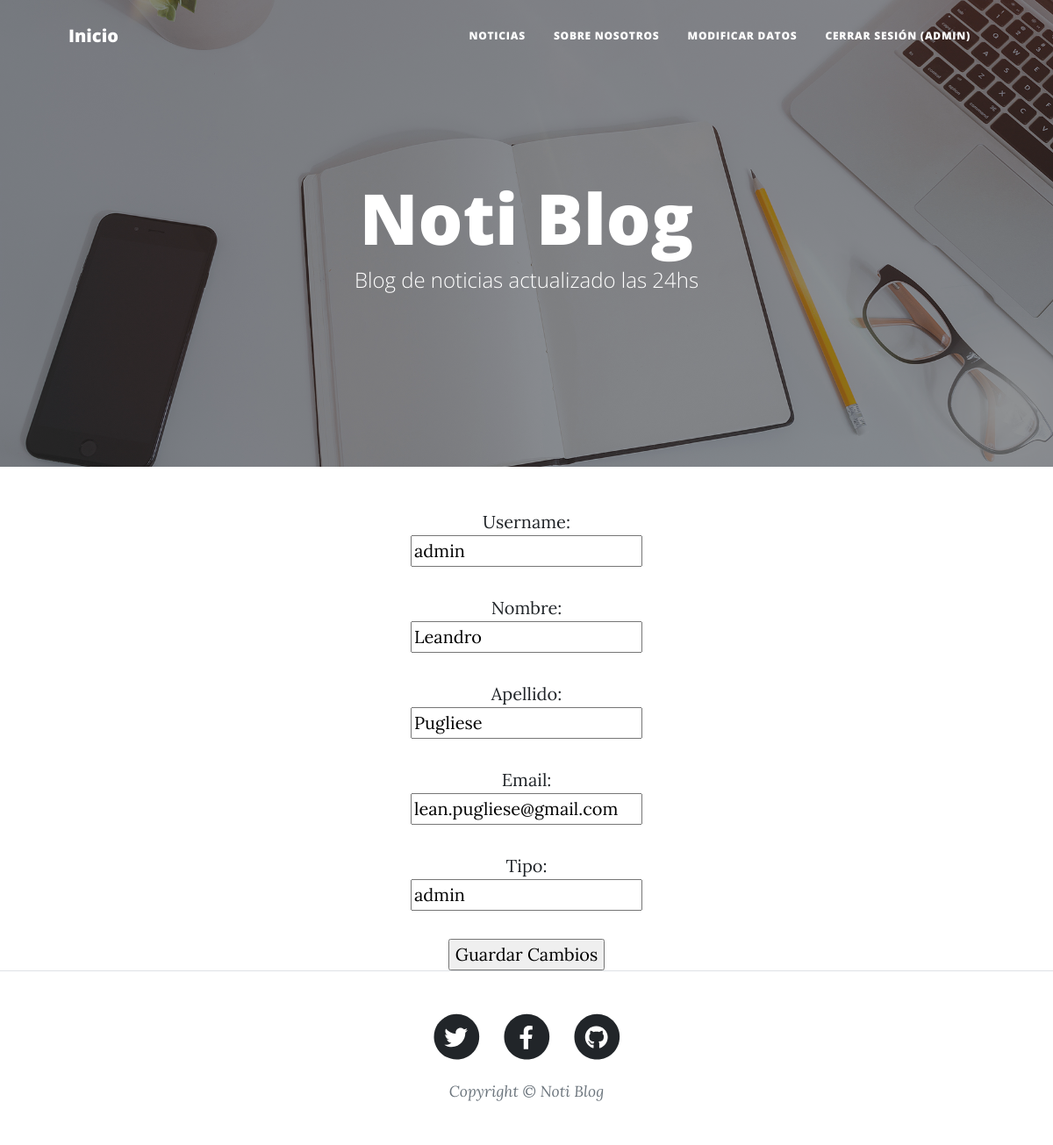
The app's page /PlayApp/usuario_update/ (signed in) with its own data.
### PlayApp/models.py (models this page shows, shortened)
class Usuario(AbstractBaseUser):
    username = models.CharField(max_length=40, unique=True)
    nombre = models.CharField(max_length=40)
    apellido = models.CharField(max_length=40)
    email = models.EmailField(max_length=254, verbose_name="email", unique=True)
    tipo = models.CharField(max_length=6, default="")
    date_joined = models.DateTimeField(verbose_name="Fecha de Registro", auto_now_add=True)
    last_login = models.DateTimeField(verbose_name="Ultima Conexión", auto_now=True)
    is_admin = models.BooleanField(default=False)
    is_active = models.BooleanField(default=True)
    is_staff = models.BooleanField(default=False)
    is_superuser = models.BooleanField(default=False)
    USERNAME_FIELD = "username" #Buscar si se puede poner que sea nombre de usuario o email, que de la opcion de loguear ocn cualquiera de los dos.
    REQUIRED_FIELDS = ["nombre", "apellido", "email", "tipo"]
    objects = Manager_Usuario()

### PlayApp/views.py (the view)
# urls.py: path("usuario_update/", views.update_usuario, name = "Usuario Update" ),
@login_required
def update_usuario(request):
    contexto = {}
    if request.POST:
        formulario = UsuarioUpdateForm(request.POST, instance=request.user)
        if formulario.is_valid():
            formulario.save()
            usuario = request.user
            return render(request, "PlayApp/T02-inicio.html", {"mensaje":f"Modificaste exitosamente tu usuario: {usuario.get_username()}"})
    else:
        formulario = UsuarioUpdateForm(
            initial= {
                "username": request.user.username,
                "nombre": request.user.nombre,
                "apellido": request.user.apellido,
                "email": request.user.email,
                "tipo": request.user.tipo
            }
        )
    contexto ["usuario_detalle"] = formulario
    return render(request, "PlayApp/T03.2-usuario_detalle.html", contexto)

### PlayApp/forms.py (shortened to what this page needs)
class UsuarioUpdateForm(forms.ModelForm):
    class Meta:
        model = Usuario
        fields = ("username", "nombre", "apellido", "email", "tipo")

### PlayApp/Templates/PlayApp/T03.2-usuario_detalle.html (shortened to what this page needs)
{% extends "PlayApp/T01-view.html" %}
{% load static %}
{% block ContenidoTemplate %}
<body style="text-align:center">
    <form action="" method="POST">{% csrf_token %}
        {% for campo in  usuario_detalle%}
            <p>
                {{campo.label_tag}}
                <br>{{campo}}
            </p>
        {% endfor %}
       <input type="submit" value="Guardar Cambios">
    </form>
</body>
{% endblock %}

### PlayApp/Templates/PlayApp/T01-view.html (shortened to what this page needs)
<!DOCTYPE html>
<html lang="es">
    <head>
        {% load static %}
        <link href="{% static 'PlayApp/css/styles.css' %}" rel="stylesheet" />
    </head>
    <body>
        <nav class="navbar navbar-expand-lg navbar-light" id="mainNav">
            <div class="container px-4 px-lg-5">
                <a class="navbar-brand" href="{% url 'Inicio' %}">Inicio</a>
                <div class="collapse navbar-collapse" id="navbarResponsive">
                    <ul class="navbar-nav ms-auto py-4 py-lg-0">
                        <li class="nav-item"><a class="nav-link px-lg-3 py-3 py-lg-4" href="{% url 'Publicaciones' %}">Noticias</a></li>
                        <li class="nav-item"><a class="nav-link px-lg-3 py-3 py-lg-4" href="{% url 'Sobre Nosotros' %}">Sobre Nosotros</a></li>
                        {% if request.user.is_authenticated %}
                            <li class="nav-item"><a class="nav-link px-lg-3 py-3 py-lg-4" href="{% url 'Usuario Update' %}">Modificar Datos</a></li>
                            <li class="nav-item"><a class="nav-link px-lg-3 py-3 py-lg-4" href="{% url 'Usuario Logout' %}">Cerrar sesión ({{request.user.username}})</a></li>
                        {% else %}
                            <li class="nav-item"><a class="nav-link px-lg-3 py-3 py-lg-4" href="{% url 'Usuario' %}">Ingrese</a></li>
                        {% endif %}
                    </ul>
                </div>
            </div>
        </nav>
        <header class="masthead" style="background-image: url('/static/PlayApp/assets/img/home-bg.jpg' )">
            <div class="container position-relative px-4 px-lg-5">
                <div class="row gx-4 gx-lg-5 justify-content-center">
                    <div class="col-md-10 col-lg-8 col-xl-7">
                        <div class="site-heading">
                            <h1>Noti Blog</h1>
                            <span class="subheading">Blog de noticias actualizado las 24hs</span>
                        </div>
                    </div>
                </div>
            </div>
        </header>
       {% block ContenidoTemplate %}
       {% endblock %}
        <footer class="border-top">
            <div class="container px-4 px-lg-5">
                <div class="row gx-4 gx-lg-5 justify-content-center">
                    <div class="col-md-10 col-lg-8 col-xl-7">
                        <ul class="list-inline text-center">
                            <li class="list-inline-item">
                                <a href="#!">
                                    <span class="fa-stack fa-lg">
                                        <i class="fas fa-circle fa-stack-2x"></i>
                                        <i class="fab fa-twitter fa-stack-1x fa-inverse"></i>
                                    </span>
                                </a>
                            </li>
                            <li class="list-inline-item">
                                <a href="#!">
                                    <span class="fa-stack fa-lg">
                                        <i class="fas fa-circle fa-stack-2x"></i>
                                        <i class="fab fa-facebook-f fa-stack-1x fa-inverse"></i>
                                    </span>
                                </a>
                            </li>
                            <li class="list-inline-item">
                                <a href="#!">
                                    <span class="fa-stack fa-lg">
                                        <i class="fas fa-circle fa-stack-2x"></i>
                                        <i class="fab fa-github fa-stack-1x fa-inverse"></i>
                                    </span>
                                </a>
                            </li>
                        </ul>
                        <div class="small text-center text-muted fst-italic">Copyright &copy; Noti Blog</div>
                    </div>
                </div>
            </div>
        </footer>
    </body>
</html>

### records on screen
Usuario: user.username "ADMIN", usuario_detalle "admin" "Leandro" "Pugliese" "lean.pugliese@gmail.com" "admin"

### other values on screen
{{ campo.label_tag }} "Username:" "Nombre:" "Apellido:" "Email:" "Tipo:"
